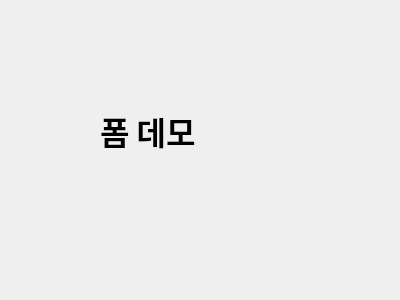
<?xml version="1.0" encoding="UTF-8"?>
<ui version="4.0">
 <class>Dialog</class>
 <widget class="QDialog" name="Dialog">
  <property name="geometry">
   <rect>
    <x>0</x>
    <y>0</y>
    <width>400</width>
    <height>300</height>
   </rect>
  </property>
  <property name="windowTitle">
   <string>Dialog</string>
  </property>
  <widget class="QLabel" name="label">
   <property name="geometry">
    <rect>
     <x>100</x>
     <y>90</y>
     <width>221</width>
     <height>81</height>
    </rect>
   </property>
   <property name="font">
    <font>
     <family>맑은 고딕</family>
     <pointsize>24</pointsize>
     <weight>75</weight>
     <bold>true</bold>
    </font>
   </property>
   <property name="text">
    <string>폼 데모</string>
   </property>
  </widget>
 </widget>
 <resources/>
 <connections/>
</ui>
